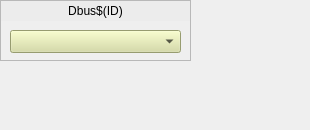
<?xml version="1.0" encoding="UTF-8"?>
<ui version="4.0">
 <class>Form</class>
 <widget class="QWidget" name="Form">
  <property name="geometry">
   <rect>
    <x>0</x>
    <y>0</y>
    <width>310</width>
    <height>130</height>
   </rect>
  </property>
  <property name="windowTitle">
   <string>Form</string>
  </property>
  <widget class="QFrame" name="frame">
   <property name="geometry">
    <rect>
     <x>0</x>
     <y>0</y>
     <width>191</width>
     <height>61</height>
    </rect>
   </property>
   <property name="frameShape">
    <enum>QFrame::StyledPanel</enum>
   </property>
   <property name="frameShadow">
    <enum>QFrame::Raised</enum>
   </property>
   <widget class="caMenu" name="camenu">
    <property name="geometry">
     <rect>
      <x>10</x>
      <y>30</y>
      <width>171</width>
      <height>23</height>
     </rect>
    </property>
    <property name="styleSheet">
     <string notr="true">background-color: rgb(212, 219, 157);</string>
    </property>
    <property name="channel" stdset="0">
     <string notr="true">$(EVG):Dbus$(ID)-Map-Sel</string>
    </property>
   </widget>
   <widget class="caLabel" name="calabel_2">
    <property name="geometry">
     <rect>
      <x>1</x>
      <y>1</y>
      <width>189</width>
      <height>20</height>
     </rect>
    </property>
    <property name="styleSheet">
     <string notr="true">background-color: rgb(236, 236, 236, 255);</string>
    </property>
    <property name="text">
     <string>Dbus$(ID)</string>
    </property>
    <property name="alignment">
     <set>Qt::AlignCenter</set>
    </property>
   </widget>
  </widget>
 </widget>
 <customwidgets>
  <customwidget>
   <class>caMenu</class>
   <extends>QComboBox</extends>
   <header>caMenu</header>
  </customwidget>
  <customwidget>
   <class>caLabel</class>
   <extends>QLabel</extends>
   <header>caLabel</header>
  </customwidget>
 </customwidgets>
 <resources/>
 <connections/>
</ui>
